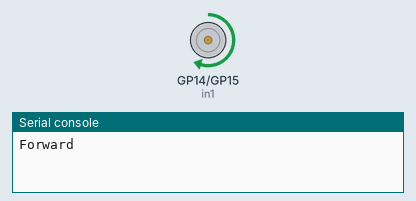
Bench run of a program on a simulated Raspberry Pi Pico running CircuitPython. Parts: motor-driver pin pairs drawn as motors (green arrow = first pin HIGH = forward, orange = second pin HIGH = backward, longer = more drive, scaled by the enable pin), the last lines printed to the serial console.

Above: at 1.0 s.
At 2.5 s:
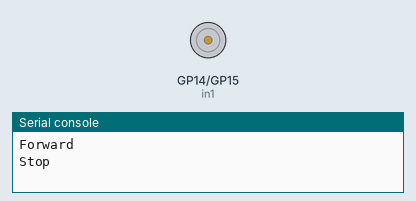
At 4.0 s:
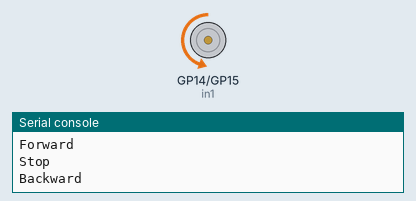
Timing chart, 0 to 7.8 s (numbered marks = the images above):
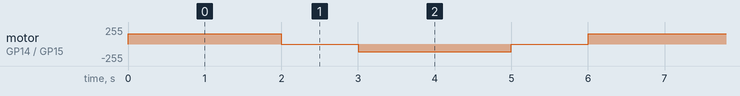

The program:

03ADC_motor.py
```python
import board
import pwmio
import digitalio
import time

# --- Configuration ---
# Set up GPIO pins for direction control
in1 = digitalio.DigitalInOut(board.GP14)
in2 = digitalio.DigitalInOut(board.GP15)
in1.direction = digitalio.Direction.OUTPUT
in2.direction = digitalio.Direction.OUTPUT

# Set up PWM pin for speed control (ENA)
# Duty cycle 0-65535
ena = pwmio.PWMOut(board.GP13, frequency=1000, duty_cycle=0)

# --- Functions ---
def forward(speed):
    in1.value = True
    in2.value = False
    ena.duty_cycle = speed  # speed is 0 to 65535

def backward(speed):
    in1.value = False
    in2.value = True
    ena.duty_cycle = speed

def stop():
    in1.value = False
    in2.value = False
    ena.duty_cycle = 0

# --- Main Loop ---
while True:
    print("Forward")
    forward(40000) # Approx 60% speed
    time.sleep(2)

    print("Stop")
    stop()
    time.sleep(1)

    print("Backward")
    backward(30000) # Approx 45% speed
    time.sleep(2)

    print("Stop")
    stop()
    time.sleep(1)
```

Measured:
- by itself, motor on GP14 (in1) / GP15 (in2): repeats every 6.0 s: stopped 1.0 s, backward 117/255 2.0 s, stopped 1.0 s, forward 156/255 2.0 s
